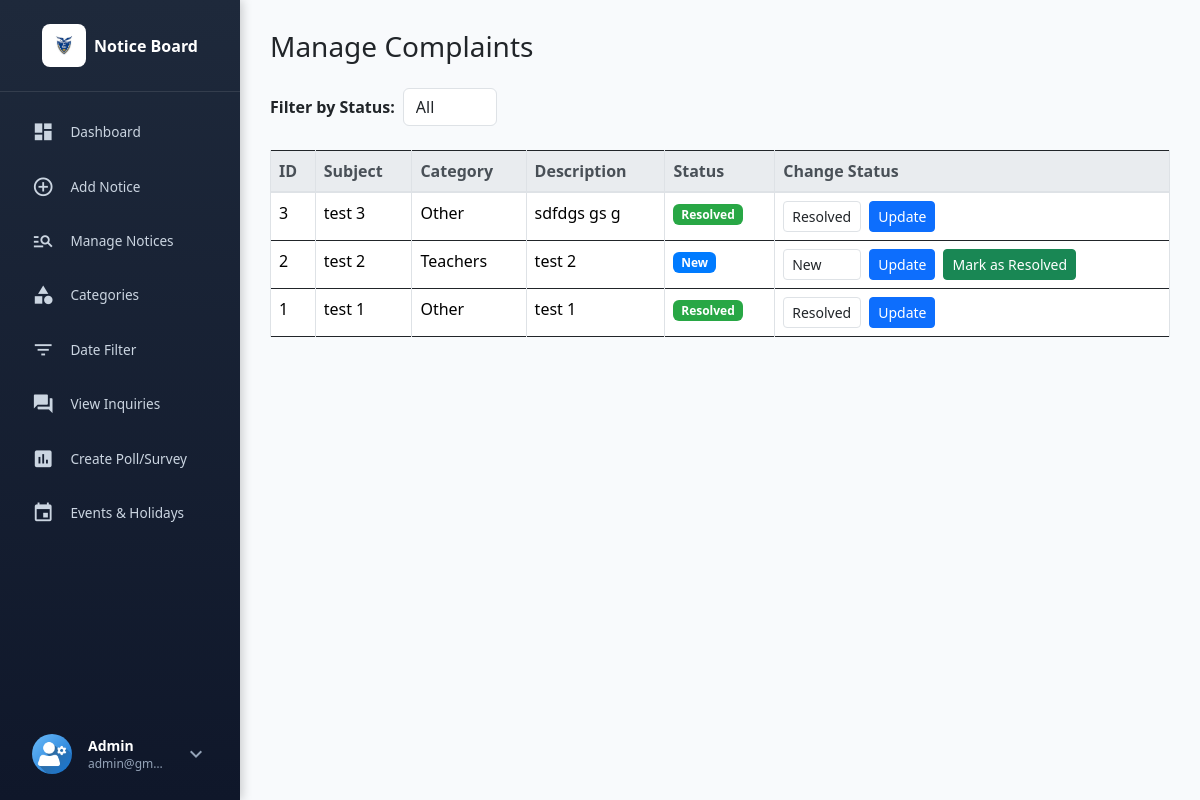
The page /manage-complaints.php (signed in) on the database its author committed.
### tables this page shows
CREATE TABLE `complaints` (
  `id` int(11) NOT NULL,
  `student_id` int(11) DEFAULT NULL,
  `subject` varchar(255) NOT NULL,
  `description` text NOT NULL,
  `category` varchar(255) NOT NULL,
  `status` varchar(255) NOT NULL DEFAULT 'New',
  `is_anonymous` tinyint(1) NOT NULL DEFAULT 0,
  `created_at` timestamp NOT NULL DEFAULT current_timestamp()
);

### manage-complaints.php (the view, shortened to what this page needs)
<?php
include('includes/dbconnection.php');
$status_filter = isset($_GET['status']) ? $_GET['status'] : '';
$allowed_statuses = ['New', 'Progress', 'Resolved', 'Rejected'];
if ($status_filter && in_array($status_filter, $allowed_statuses)) {
    $stmt = $con->prepare("SELECT * FROM complaints WHERE status=? ORDER BY id DESC");
    $stmt->bind_param("s", $status_filter);
    $stmt->execute();
    $result = $stmt->get_result();
    $stmt->close();
} else {
    $result = $con->query("SELECT * FROM complaints ORDER BY id DESC");
}
?>
<!DOCTYPE html>
<html lang="en">
<head>
    <link href="https://cdn.jsdelivr.net/npm/bootstrap@4.6.2/dist/css/bootstrap.min.css" rel="stylesheet">
</head>
<body>
<?php include_once('includes/admin_sidebar.php'); ?>
<div class="main-content">
    <h3 class="mb-4">Manage Complaints</h3>
    <form method="get" class="form-inline mb-4">
        <label for="status" class="mr-2 font-weight-bold">Filter by Status:</label>
        <select name="status" id="status" class="form-control mr-2" onchange="this.form.submit()">
            <option value="">All</option>
        </select>
    </form>
    <div class="table-responsive">
        <table class="table table-bordered table-hover">
            <thead class="thead-light">
                <tr>
                    <th>ID</th>
                    <th>Subject</th>
                    <th>Category</th>
                    <th>Description</th>
                    <th>Status</th>
                    <th>Change Status</th>
                </tr>
            </thead>
            <tbody>
                <?php if ($result->num_rows > 0): ?>
                    <?php while($row = $result->fetch_assoc()): ?>
                    <tr>
                        <td><?php echo $row['id']; ?></td>
                        <td><?php echo htmlspecialchars($row['subject']); ?></td>
                        <td><?php echo htmlspecialchars($row['category']); ?></td>
                        <td><?php echo htmlspecialchars($row['description']); ?></td>
                        <td>
                            <?php
                                $badgeClass = 'badge-primary';
                                if ($row['status'] == 'Resolved') $badgeClass = 'badge-success';
                                elseif ($row['status'] == 'Progress') $badgeClass = 'badge-warning';
                                elseif ($row['status'] == 'Rejected') $badgeClass = 'badge-danger';
                            ?>
                            <span class="badge <?php echo $badgeClass; ?> status-badge">
                                <?php echo htmlspecialchars($row['status']); ?>
                            </span>
                        </td>
                        <td>
                            <form method="post" class="form-inline">
                                <select name="status" class="form-control form-control-sm mr-2">
                                    <option value="New" <?php if($row['status']=='New') echo 'selected'; ?>>New</option>
                                    <option value="Resolved" <?php if($row['status']=='Resolved') echo 'selected'; ?>>Resolved</option>
                                </select>
                                <button type="submit" name="update_status" class="btn btn-primary btn-sm mr-2">Update</button>
                                <?php if($row['status'] != 'Resolved'): ?>
                                    <button type="submit" name="mark_resolved" value="1" class="btn btn-success btn-sm">Mark as Resolved</button>
                                <?php endif; ?>
                            </form>
                        </td>
                    </tr>
                    <?php endwhile; ?>
                <?php else: ?>
                    <tr>
                        <td colspan="6" class="text-center text-muted">No complaints found for this status.</td>
                    </tr>
                <?php endif; ?>
            </tbody>
        </table>
    </div>
</div>
<?php include('includes/footer.php'); ?>
</body>
</html>

### includes/admin_sidebar.php (shortened to what this page needs)
<?php
include(__DIR__ . '/dbconnection.php');
$adminid = $_SESSION['nbid'];
$ret = mysqli_query($con, "SELECT AdminName, Email, role FROM tbladmin WHERE ID='$adminid'");
$row = mysqli_fetch_array($ret);
$name = $row['AdminName'] ?? '';
$email = $row['Email'] ?? '';
$current_page = basename($_SERVER['PHP_SELF']);
?>
<!DOCTYPE html>
<html lang="en">
<head>
<link href="https://cdn.jsdelivr.net/npm/bootstrap@5.3.6/dist/css/bootstrap.min.css" rel="stylesheet">
<link href="https://cdn.jsdelivr.net/npm/bootstrap-icons@1.10.5/font/bootstrap-icons.css" rel="stylesheet">
<script src="https://cdn.tailwindcss.com"></script>
  <link href="https://cdn.jsdelivr.net/npm/bootstrap@5.3.6/dist/css/bootstrap.min.css" rel="stylesheet">
  <link href="https://cdn.jsdelivr.net/npm/bootstrap-icons@1.10.5/font/bootstrap-icons.css" rel="stylesheet">
  <script src="https://cdn.tailwindcss.com"></script>
    <script src="https://cdn.tailwindcss.com"></script>
    <link rel="stylesheet" href="https://cdnjs.cloudflare.com/ajax/libs/font-awesome/6.4.0/css/all.min.css">
</head>
<body>
  <aside class="sidebar">
    <div class="sidebar-header d-flex align-items-center justify-content-center p-4">
      <div class="sidebar-logo me-2">
        <img alt="Logo" width="28" height="28" class="img-fluid"
             src="images/jai_hind.jpeg" />
      </div>
      <span class="fw-semibold" style="font-size:1rem;">Notice Board</span>
    </div>
    <nav class="flex-grow-1 p-3">
      <div class="nav flex-column">
        <a href="dashboard.php" class="nav-link <?php echo ($current_page == 'dashboard.php') ? 'active' : ''; ?>">
          <i class="material-icons nav-icon">dashboard</i>
          <span class="ms-3">Dashboard</span>
        </a>
        <a href="add-notices.php" class="nav-link <?php echo ($current_page == 'add-notices.php') ? 'active' : ''; ?>">
          <i class="material-icons nav-icon">add_circle_outline</i>
          <span class="ms-3">Add Notice</span>
        </a>
        <a href="manage-notices.php" class="nav-link <?php echo ($current_page == 'manage-notices.php') ? 'active' : ''; ?>">
          <i class="material-icons nav-icon">manage_search</i>
          <span class="ms-3">Manage Notices</span>
        </a>
        <a href="category.php" class="nav-link <?php echo ($current_page == 'category.php') ? 'active' : ''; ?>">
          <i class="material-icons nav-icon">category</i>
          <span class="ms-3">Categories</span>
        </a>
        <a href="bwdates-reports.php" class="nav-link <?php echo ($current_page == 'bwdates-reports.php') ? 'active' : ''; ?>">
          <i class="material-icons nav-icon">filter_list</i>
          <span class="ms-3">Date Filter</span>
        </a>
        <a href="view_Inquiries.php" class="nav-link <?php echo ($current_page == 'view_Inquiries.php') ? 'active' : ''; ?>">
          <i class="material-icons nav-icon">question_answer</i>
          <span class="ms-3">View Inquiries</span>
        </a>
        <a href="admin-polls.php" class="nav-link <?php echo ($current_page == 'admin-polls.php') ? 'active' : ''; ?>">
          <i class="material-icons nav-icon">poll</i>
          <span class="ms-3">Create Poll/Survey</span>
        </a>
        <a href="admin-events.php" class="nav-link <?php echo ($current_page == 'admin-events.php') ? 'active' : ''; ?>">
          <i class="material-icons nav-icon">event</i>
          <span class="ms-3">Events & Holidays</span>
        </a>
      </div>
    </nav>
    <div class="sidebar-footer p-3 relative">
      <div class="relative group w-full">
        <button onclick="toggleDropdown()" class="w-full bg-transparent text-left flex items-center gap-3 px-3 py-2.5 rounded-lg hover:bg-slate-700/50 transition-all duration-300">
          <img src="images/icon/avatar-01.jpg"
               class="admin-avatar" alt="Admin" />
          <div class="flex-grow overflow-hidden">
            <p class="mb-0 text-sm font-semibold text-white truncate"><?php echo htmlentities($name); ?></p>
            <p class="mb-0 text-xs text-slate-400 truncate"><?php echo htmlentities($email); ?></p>
          </div>
          <i class="material-icons text-slate-400" id="dropdown-icon">expand_more</i>
        </button>
      </div>
    </div>
  </aside>
</body>
</html>

### manage-complaints.php (style rules this page uses)
.main-content { margin-left: 240px; padding: 30px; }
.status-badge { padding: 4px 8px; border-radius: 5px; font-size: 0.9rem; font-weight: 500; }

### includes/admin_sidebar.php (style rules this page uses)
body { background: #f8fafc; }
.sidebar { width: 240px; height: 100vh; background: linear-gradient(180deg, #1e293b, #0f172a); color: white; position: fixed; left: 0; top: 0; z-index: 40; display: flex; flex-direction: column; box-shadow: 2px 0 10px rgba(0, 0, 0, 0.2); }
.sidebar-header { border-bottom: 1px solid rgba(255, 255, 255, 0.1); }
.sidebar-logo { background-color: white; padding: 0.5rem; border-radius: 0.5rem; }
.nav-link { color: #cbd5e1; border-radius: 8px; padding: 0.8rem 1rem; margin-bottom: 0.4rem; display: flex; align-items: center; font-weight: 500; font-size: 0.85rem !important; transition: all 0.3s ease; }
.nav-icon { font-size: 1.4rem; color: inherit; transition: transform 0.3s; }
.admin-avatar { width: 40px; height: 40px; border-radius: 50%; object-fit: cover; }
#dropdown-icon { transition: transform 0.3s; }

### rows shown on the page
complaints: id "3", subject "test 3", category "Other", description "sdfdgs gs g", status "Resolved"
complaints: id "2", subject "test 2", category "Teachers", description "test 2", status "New", shows "Mark as Resolved"
complaints: id "1", subject "test 1", category "Other", description "test 1", status "Resolved"

### other values the page prints
$name "Admin"
$email "admin@gm…"
